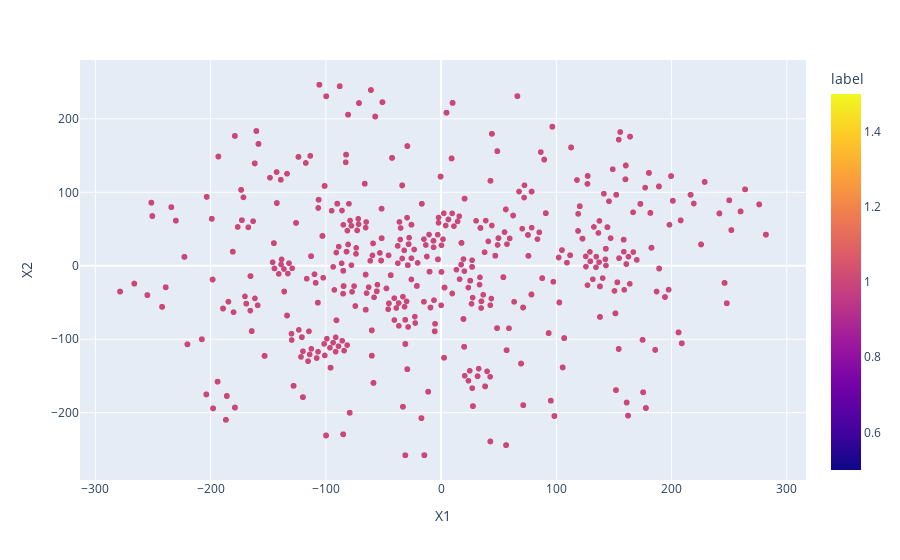

Here is the notebook cell this chart was saved with:
### Code cell
clf = IsolationForest(n_estimators=150, random_state=0).fit(sp_matrix_stock)
label = clf.predict(sp_matrix_stock)

df_tsne['label'] = label
fig = px.scatter(df_tsne,'X1','X2', hover_name = 'stock_code', color = 'label')
fig.show()

prediction = [1 if i == -1 else 0 for i in label]

# Get the truth_label
truth_label = get_truth_label(truth_path)
 
# Convert to index-to-label dict
ind_label_dict = {}
for stock_code, ind in row_ind_dict.items():
    try:
        ind_label_dict[ind] = truth_label[stock_code]
    except:
        # For the exception that we could not get that stock's price
        ind_label_dict[ind] = 0
        
# Map back to prediction
iso_result = np.array([(prediction, ind_label_dict[ind]) for ind, prediction \
          in enumerate(list(prediction))])

y_pred = iso_result[:,0]
y_truth = iso_result[:,1]

f_score(y_truth, y_pred)

### Figure 1 — Plotly figure (JSON) as saved in the notebook; plotly's stock layout.template omitted (floating-point values rounded to 4 significant figures; data arrays with more than 128 entries replaced by an {"elided": "..."} marker saying what was removed)
{"data": [{"hovertemplate": "<b>%{hovertext}</b><br><br>X1=%{x}<br>X2=%{y}<br>label=%{marker.color}<extra></extra>", "hovertext": {"elided": "2020 str values"}, "legendgroup": "", "marker": {"color": {"elided": "2020 int values"}, "coloraxis": "coloraxis", "symbol": "circle"}, "mode": "markers", "name": "", "showlegend": false, "type": "scattergl", "x": {"elided": "2020 float values"}, "xaxis": "x", "y": {"elided": "2020 float values"}, "yaxis": "y"}], "layout": {"coloraxis": {"colorbar": {"title": {"text": "label"}}, "colorscale": [[0, "#0d0887"], [0.1111, "#46039f"], [0.2222, "#7201a8"], [0.3333, "#9c179e"], [0.4444, "#bd3786"], [0.5556, "#d8576b"], [0.6667, "#ed7953"], [0.7778, "#fb9f3a"], [0.8889, "#fdca26"], [1, "#f0f921"]]}, "legend": {"tracegroupgap": 0}, "margin": {"t": 60}, "xaxis": {"anchor": "y", "domain": [0, 1], "title": {"text": "X1"}}, "yaxis": {"anchor": "x", "domain": [0, 1], "title": {"text": "X2"}}}}
